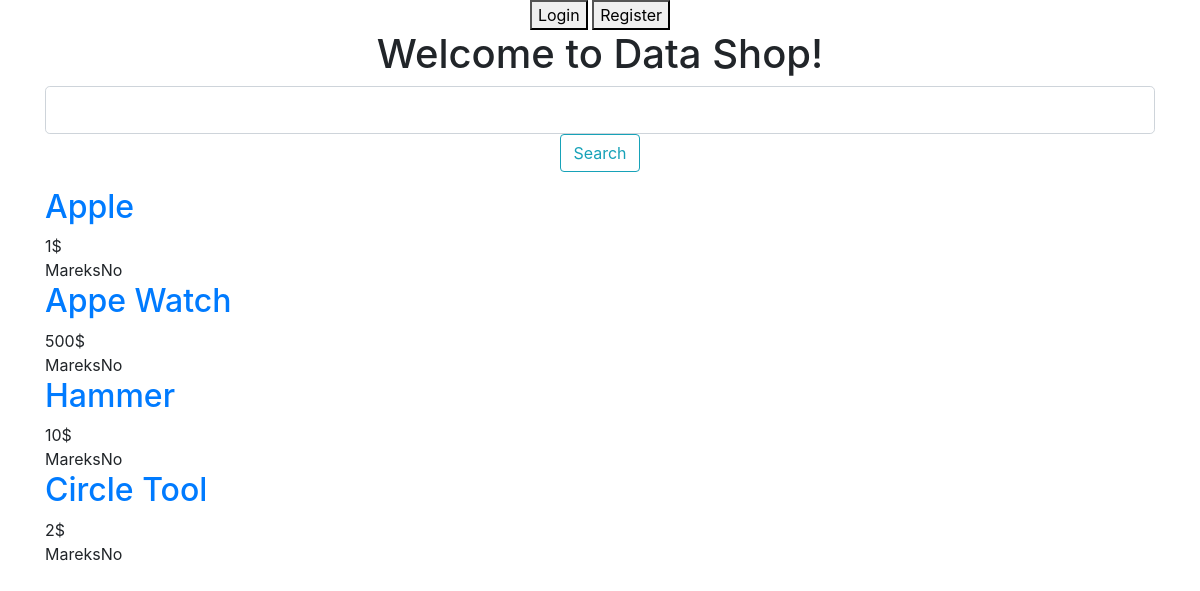
Before: / with the older database file.
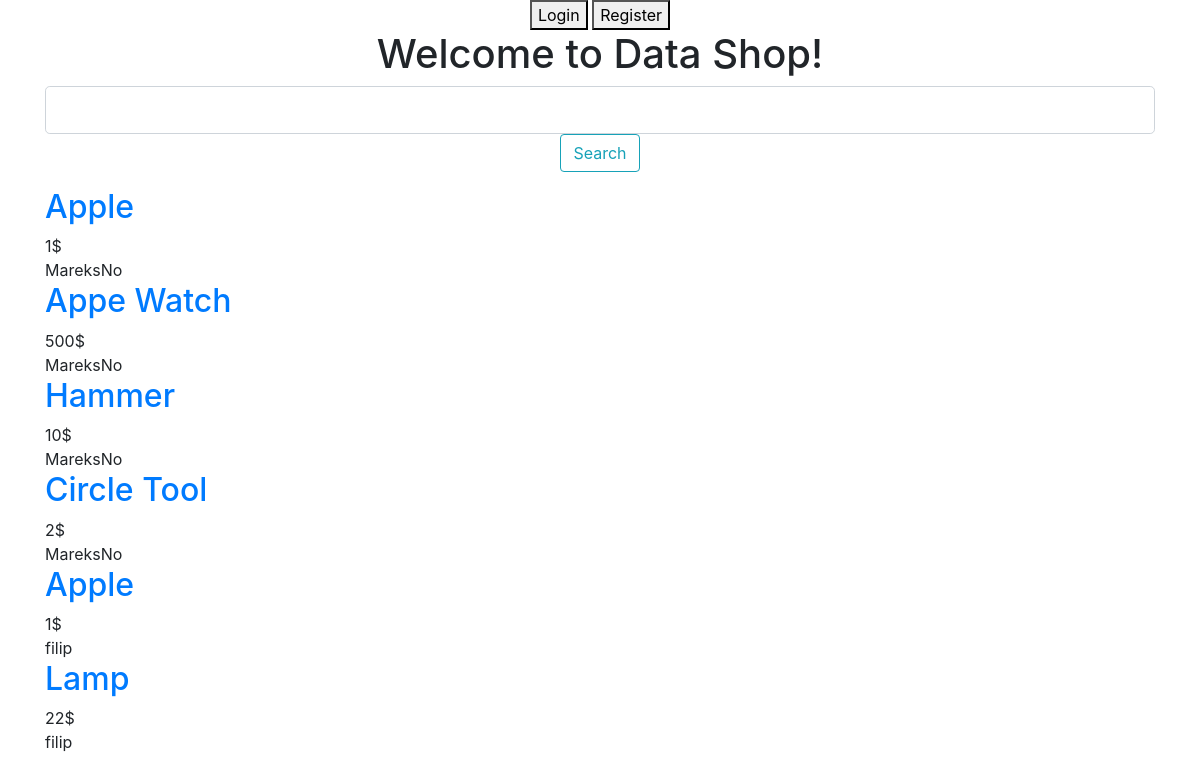
After: the same page with the newer database file.
### models.py (models this page shows, shortened)
class Product(db.Model):
    id_product = db.Column(db.Integer, primary_key=True)
    product_name = db.Column(db.String(15), nullable=False)
    price = db.Column(db.Integer, nullable=False)
    seller_username = db.Column(db.String, db.ForeignKey('user.username'), nullable=False)
    __table_args__ = {'extend_existing': True}

class User(db.Model, UserMixin):
    id = db.Column(db.Integer, primary_key=True)
    username = db.Column(db.String(15), unique=True, nullable=False)
    email = db.Column(db.String(120), unique=True, nullable=False)
    password = db.Column(db.String(60), nullable=False)
    products = db.relationship('Product', backref='seller', lazy=True)
    __table_args__ = {'extend_existing': True}

### routes.py (the view, shortened to what this page needs)
class HomePageView(MethodView):
    def get(self):
        products = Product.query.all()
        return render_template('home.html', title='Home', current_page='home', products=products)

### templates/home.html
{% extends "base.html" %}
{% block content %}
<body>
    <div align="center">
        <h1>Welcome to Data Shop!</h1>
        <div class="container">
            <fieldset class="form-group">
                <div>
                    <form action="" method="post">
                        <input type="text" name="name" class="form-control form-control-lg">
                        <input type="submit" name="search_product" class="btn btn-outline-info" value="Search">
                    </form>
                </div>
            </fieldset>
        </div>
    </div>
    <div class="container">
        {% for product in products %}
        <div class="content-section">
            <h2><a href="{{ url_for('display_product', product_id=product.id_product) }}">{{ product.product_name }}</a></h2>
            <div>{{ product.price }}$</div>
            <div>{{ product.seller.username }}</div>
        </div>
        {% endfor %}
    </div>
</body>
</html>
{% endblock %}

### templates/base.html (shortened to what this page needs)
<!DOCTYPE html>
<html lang="en">
<head>
    <link rel="stylesheet" href="https://maxcdn.bootstrapcdn.com/bootstrap/4.0.0/css/bootstrap.min.css">
</head>
<header>
    <div class="head" align="center">
        {% if current_page!='login' and current_user.is_authenticated!=true %}
            <a  href="{{ url_for('login') }}">
                <button class="tablecontent">Login</button>
            </a>
        {% endif %}
        {% if current_page!='register' %}
            <a  href="{{ url_for('register') }}">
                <button class="tablecontent">Register</button>
            </a>
        {% endif %}
    </div>
</header>
<body>
    {% block content %}{% endblock %}
</body>
</html>

Changed rows visible on the page:
added Product: product_name "Apple", price "1", seller.username "filip"
added Product: product_name "Lamp", price "22", seller.username "filip"
